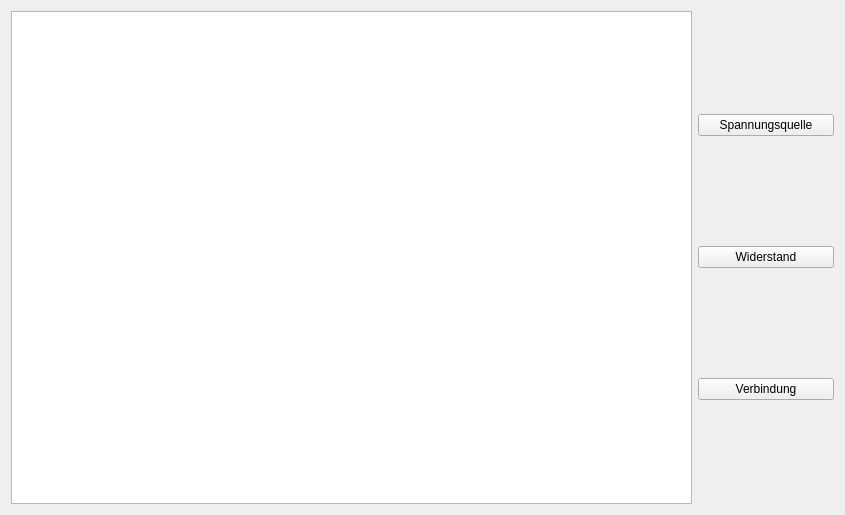
<?xml version="1.0" encoding="UTF-8"?>
<ui version="4.0">
 <class>MainWindow</class>
 <widget class="QMainWindow" name="MainWindow">
  <property name="geometry">
   <rect>
    <x>0</x>
    <y>0</y>
    <width>845</width>
    <height>515</height>
   </rect>
  </property>
  <property name="windowTitle">
   <string>MainWindow</string>
  </property>
  <widget class="QWidget" name="centralWidget">
   <layout class="QGridLayout" name="gridLayout">
    <item row="0" column="1">
     <layout class="QHBoxLayout" name="horizontalLayout" stretch="5,1">
      <property name="sizeConstraint">
       <enum>QLayout::SetMaximumSize</enum>
      </property>
      <item>
       <widget class="NetworkView" name="networkView">
        <property name="minimumSize">
         <size>
          <width>0</width>
          <height>0</height>
         </size>
        </property>
        <property name="baseSize">
         <size>
          <width>0</width>
          <height>0</height>
         </size>
        </property>
        <property name="sizeAdjustPolicy">
         <enum>QAbstractScrollArea::AdjustIgnored</enum>
        </property>
        <property name="backgroundBrush">
         <brush brushstyle="NoBrush">
          <color alpha="255">
           <red>0</red>
           <green>0</green>
           <blue>0</blue>
          </color>
         </brush>
        </property>
        <property name="sceneRect">
         <rectf>
          <x>0.000000000000000</x>
          <y>0.000000000000000</y>
          <width>0.000000000000000</width>
          <height>0.000000000000000</height>
         </rectf>
        </property>
       </widget>
      </item>
      <item>
       <layout class="QVBoxLayout" name="verticalLayout" stretch="0,0,0">
        <property name="spacing">
         <number>7</number>
        </property>
        <property name="sizeConstraint">
         <enum>QLayout::SetMaximumSize</enum>
        </property>
        <item>
         <widget class="QPushButton" name="PowerSupply">
          <property name="text">
           <string>Spannungsquelle</string>
          </property>
         </widget>
        </item>
        <item>
         <widget class="QPushButton" name="Resistor">
          <property name="text">
           <string>Widerstand</string>
          </property>
         </widget>
        </item>
        <item>
         <widget class="QPushButton" name="Connection">
          <property name="text">
           <string>Verbindung</string>
          </property>
         </widget>
        </item>
       </layout>
      </item>
     </layout>
    </item>
   </layout>
  </widget>
 </widget>
 <layoutdefault spacing="6" margin="11"/>
 <customwidgets>
  <customwidget>
   <class>NetworkView</class>
   <extends>QGraphicsView</extends>
   <header location="global">view/networkview.h</header>
  </customwidget>
 </customwidgets>
 <resources/>
 <connections/>
</ui>
